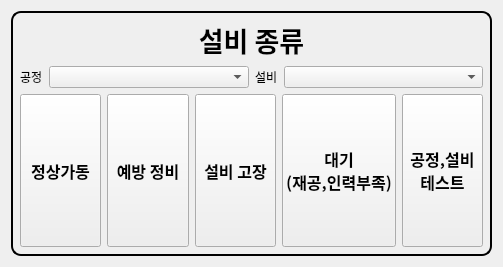
<?xml version="1.0" encoding="UTF-8"?>
<ui version="4.0">
 <class>operating_ratio_action</class>
 <widget class="QWidget" name="operating_ratio_action">
  <property name="geometry">
   <rect>
    <x>0</x>
    <y>0</y>
    <width>503</width>
    <height>267</height>
   </rect>
  </property>
  <property name="windowTitle">
   <string>Form</string>
  </property>
  <property name="styleSheet">
   <string notr="true"/>
  </property>
  <layout class="QGridLayout" name="gridLayout">
   <item row="0" column="2" colspan="2">
    <widget class="QWidget" name="widget" native="true">
     <property name="styleSheet">
      <string notr="true">#widget {
    border-style: outset;
    border-width: 2px;
    border-color: rgb(0, 0, 0);
	border-radius: 10px
}</string>
     </property>
     <layout class="QGridLayout" name="gridLayout_2">
      <item row="2" column="2">
       <widget class="QPushButton" name="USCHDOWN3_btn">
        <property name="sizePolicy">
         <sizepolicy hsizetype="Minimum" vsizetype="Preferred">
          <horstretch>0</horstretch>
          <verstretch>0</verstretch>
         </sizepolicy>
        </property>
        <property name="font">
         <font>
          <family>Aharoni</family>
          <pointsize>12</pointsize>
          <weight>75</weight>
          <bold>true</bold>
         </font>
        </property>
        <property name="text">
         <string>설비 고장</string>
        </property>
       </widget>
      </item>
      <item row="2" column="0">
       <widget class="QPushButton" name="RUN_btn">
        <property name="sizePolicy">
         <sizepolicy hsizetype="Preferred" vsizetype="Preferred">
          <horstretch>0</horstretch>
          <verstretch>0</verstretch>
         </sizepolicy>
        </property>
        <property name="font">
         <font>
          <family>Aharoni</family>
          <pointsize>12</pointsize>
          <weight>75</weight>
          <bold>true</bold>
         </font>
        </property>
        <property name="text">
         <string>정상가동</string>
        </property>
       </widget>
      </item>
      <item row="2" column="3">
       <widget class="QPushButton" name="WAIT_btn">
        <property name="sizePolicy">
         <sizepolicy hsizetype="Minimum" vsizetype="Preferred">
          <horstretch>0</horstretch>
          <verstretch>0</verstretch>
         </sizepolicy>
        </property>
        <property name="font">
         <font>
          <family>Aharoni</family>
          <pointsize>12</pointsize>
          <weight>75</weight>
          <bold>true</bold>
         </font>
        </property>
        <property name="text">
         <string>대기
(재공,인력부족)</string>
        </property>
       </widget>
      </item>
      <item row="2" column="1">
       <widget class="QPushButton" name="SCHDOWN1_btn">
        <property name="sizePolicy">
         <sizepolicy hsizetype="Minimum" vsizetype="Preferred">
          <horstretch>0</horstretch>
          <verstretch>0</verstretch>
         </sizepolicy>
        </property>
        <property name="font">
         <font>
          <family>Aharoni</family>
          <pointsize>12</pointsize>
          <weight>75</weight>
          <bold>true</bold>
         </font>
        </property>
        <property name="text">
         <string>예방 정비</string>
        </property>
       </widget>
      </item>
      <item row="2" column="4">
       <widget class="QPushButton" name="ENGR1_btn">
        <property name="sizePolicy">
         <sizepolicy hsizetype="Minimum" vsizetype="Preferred">
          <horstretch>0</horstretch>
          <verstretch>0</verstretch>
         </sizepolicy>
        </property>
        <property name="font">
         <font>
          <family>Aharoni</family>
          <pointsize>12</pointsize>
          <weight>75</weight>
          <bold>true</bold>
         </font>
        </property>
        <property name="text">
         <string>공정,설비 
테스트</string>
        </property>
       </widget>
      </item>
      <item row="1" column="0" colspan="5">
       <layout class="QHBoxLayout" name="horizontalLayout_2" stretch="0,0,0,0">
        <property name="spacing">
         <number>6</number>
        </property>
        <property name="sizeConstraint">
         <enum>QLayout::SetDefaultConstraint</enum>
        </property>
        <item>
         <widget class="QLabel" name="label_2">
          <property name="sizePolicy">
           <sizepolicy hsizetype="Maximum" vsizetype="Maximum">
            <horstretch>0</horstretch>
            <verstretch>0</verstretch>
           </sizepolicy>
          </property>
          <property name="text">
           <string>공정</string>
          </property>
         </widget>
        </item>
        <item>
         <widget class="QComboBox" name="process_cb">
          <property name="sizePolicy">
           <sizepolicy hsizetype="Preferred" vsizetype="Maximum">
            <horstretch>0</horstretch>
            <verstretch>0</verstretch>
           </sizepolicy>
          </property>
          <item>
           <property name="text">
            <string/>
           </property>
          </item>
          <item>
           <property name="text">
            <string>성막</string>
           </property>
          </item>
          <item>
           <property name="text">
            <string>에칭</string>
           </property>
          </item>
          <item>
           <property name="text">
            <string>노광</string>
           </property>
          </item>
          <item>
           <property name="text">
            <string>프로브</string>
           </property>
          </item>
         </widget>
        </item>
        <item>
         <widget class="QLabel" name="label_3">
          <property name="sizePolicy">
           <sizepolicy hsizetype="Maximum" vsizetype="Maximum">
            <horstretch>0</horstretch>
            <verstretch>0</verstretch>
           </sizepolicy>
          </property>
          <property name="text">
           <string>설비</string>
          </property>
         </widget>
        </item>
        <item>
         <widget class="QComboBox" name="machinename_cb">
          <property name="sizePolicy">
           <sizepolicy hsizetype="Preferred" vsizetype="Maximum">
            <horstretch>0</horstretch>
            <verstretch>0</verstretch>
           </sizepolicy>
          </property>
         </widget>
        </item>
       </layout>
      </item>
      <item row="0" column="0" colspan="5">
       <widget class="QLabel" name="machinename_LA">
        <property name="sizePolicy">
         <sizepolicy hsizetype="Preferred" vsizetype="Maximum">
          <horstretch>0</horstretch>
          <verstretch>0</verstretch>
         </sizepolicy>
        </property>
        <property name="font">
         <font>
          <family>맑은 고딕</family>
          <pointsize>20</pointsize>
          <weight>75</weight>
          <bold>true</bold>
         </font>
        </property>
        <property name="styleSheet">
         <string notr="true"/>
        </property>
        <property name="text">
         <string>설비 종류</string>
        </property>
        <property name="alignment">
         <set>Qt::AlignCenter</set>
        </property>
       </widget>
      </item>
     </layout>
    </widget>
   </item>
  </layout>
 </widget>
 <resources/>
 <connections/>
</ui>
